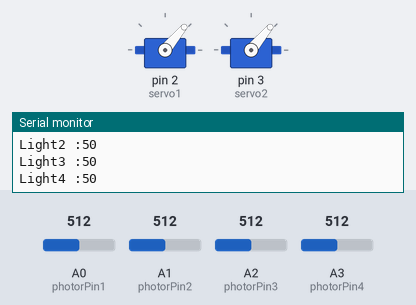
Recording of a sketch running on a simulated Arduino Uno, built with avr-gcc and run on an emulated ATmega328P. Parts: 2 × servo, the last lines printed to the serial monitor. Inputs (shaded band) come from the test bench; at power-on: A1 (photorPin2) = 512, A0 (photorPin1) = 512, A2 (photorPin3) = 512, A3 (photorPin4) = 512.

Above: at 1.8 s.
1.9 s: A1 (photorPin2) set to 716
At 2.5 s:
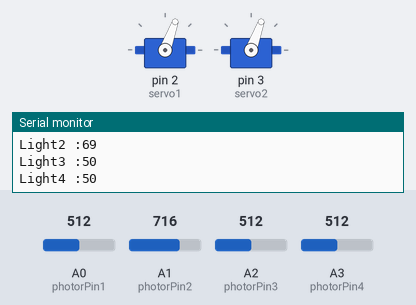
6.0 s: A0 (photorPin1) set to 716
At 6.8 s:
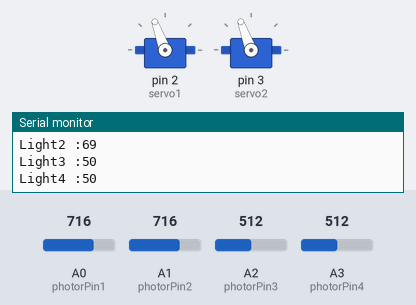
10.1 s: A0 (photorPin1) set to 306
At 10.1 s:
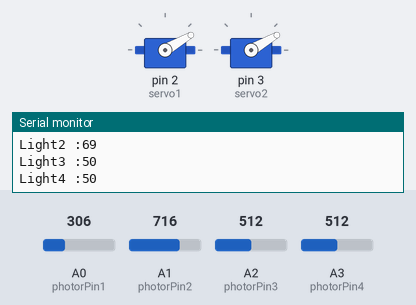
14.2 s: A0 (photorPin1) set to 992
Timing chart, 0 to 21.5 s (numbered marks = the images above; inputs shaded):
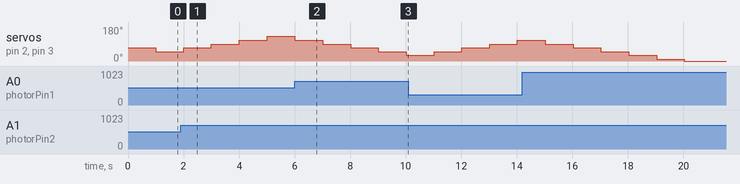

The sketch:

suntrack.ino
```cpp
#include <Servo.h>

#define photorPin1 A0 // defind pin A0
#define photorPin2 A1 // defind pin A1
#define photorPin3 A2 // defind pin A2
#define photorPin4 A3 // defind pin A3

Servo myservo1;
Servo myservo2;

int servo1 = 2;
int servo2 = 3;
bool clockWise = true;
int deg = 90;
int photorValue1, photorValue2, photorValue3, photorValue4;

void pinModeValue(int value) {
  pinMode(value, INPUT);
}

void setup() {
  pinModeValue(photorPin1);  // GET Value from LDR0
  pinModeValue(photorPin2);  // GET Value from LDR1
  pinModeValue(photorPin3);  // GET Value from LDR2
  pinModeValue(photorPin4);  // GET Value from LDR3
  //
  //  pinMode(photorPin1, INPUT);
  //  pinMode(photorPin2, INPUT);
  //  pinMode(photorPin3, INPUT);
  //  pinMode(photorPin4, INPUT);
  myservo1.attach(servo1);
  myservo2.attach(servo2);
  Serial.begin(9600);
  myservo1.write(deg);
  myservo2.write(deg);
}

void loop() {
  //  if (clockWise == true) {
  //    deg += 5;
  //  } else {
  //    deg -= 5;
  //  }
  //  if (deg >= 180) {
  //    clockWise = false;
  //  } else if (deg <= 1) {
  //    clockWise = true;
  //  }
  //  myservo1.write(deg);
  //  myservo2.write(deg);

  photorValue1 = analogRead(photorPin1);
  photorValue2 = analogRead(photorPin2);
  photorValue3 = analogRead(photorPin3);
  photorValue4 = analogRead(photorPin4);
  int light1 = map(photorValue1, 0, 1023, 0, 100);
  int light2 = map(photorValue2, 0, 1023, 0, 100);
  int light3 = map(photorValue3, 0, 1023, 0, 100);
  int light4 = map(photorValue4, 0, 1023, 0, 100);

  if (light1 < light2) {
    deg += 20;
  }
  else {
    deg -= 20;
  }
  myservo1.write(deg);
  myservo2.write(deg);

  Serial.print("Light1 :");
  Serial.println(light1);
  Serial.print("\n");
  Serial.print("Light2 :");
  Serial.println(light2);
  Serial.print("\n");
  Serial.print("Light3 :");
  Serial.println(light3);
  Serial.print("\n");
  Serial.print("Light4 :");
  Serial.println(light4);
  Serial.print("\n");
  delay(1000);
}
```
